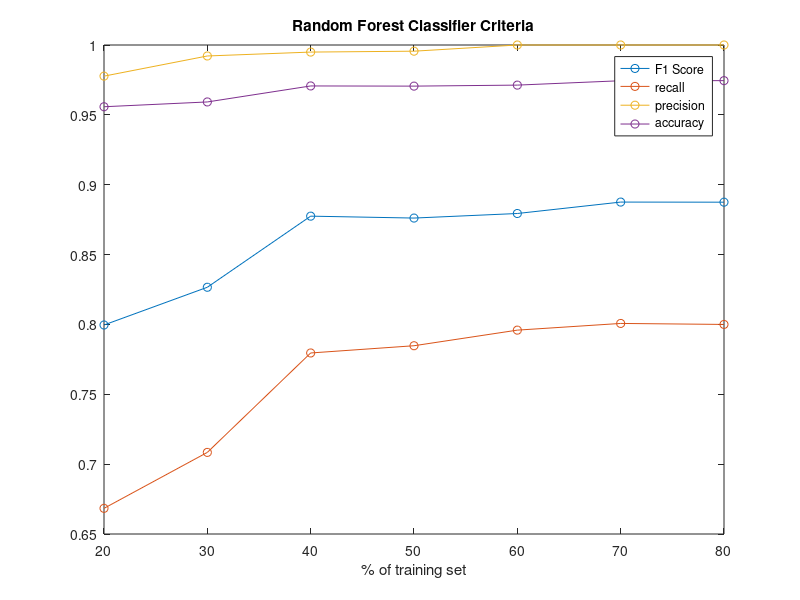

MATLAB code to generate this figure:
x = [20:10:80];

F1 = [0.799593082400814, 0.826608505997819, 0.8775, 0.8761329305135952, 0.8793969849246231, 0.8875739644970414, 0.8875];
recall = [0.6683673469387755, 0.708411214953271, 0.7795698924731183, 0.7847533632286996, 0.7959183673469388, 0.800711743772242, 0.8];
precision = [0.9777158774373259,0.9921465968586387, 0.9949367088607595, 0.995575221238938, 1.0, 1.0, 1.0];
accuracy = [0.95580978017048, 0.9592412201999487, 0.9706937799043063, 0.9705671213208902, 0.9712918660287081, 0.9744279946164199, 0.9745];

plot(x,F1,'o-',x,recall,'o-',x,precision,'o-',x,accuracy,'o-')
title('Random Forest Classifier Criteria')
xlabel('% of training set');
legend('F1 Score','recall','precision','accuracy');
